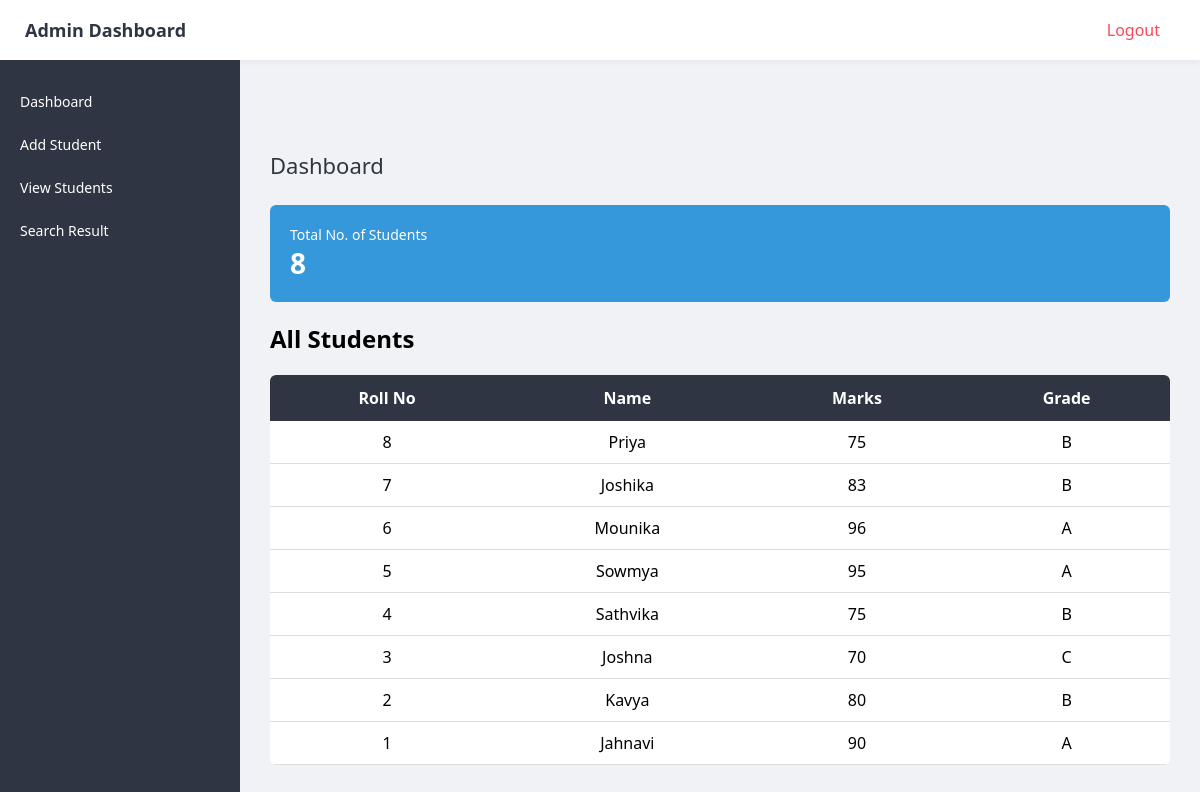
The page /dashboard (signed in) on the database its author committed.
### tables this page shows
CREATE TABLE students (
            id INTEGER PRIMARY KEY AUTOINCREMENT,
            roll_no TEXT UNIQUE NOT NULL,
            name TEXT NOT NULL,
            marks INTEGER NOT NULL,
            grade TEXT NOT NULL
        );

### app.py (the view)
@app.route("/dashboard")
@login_required
def dashboard():
    conn = get_db_connection()
    total_students = conn.execute("SELECT COUNT(*) FROM students").fetchone()[0]
    students = conn.execute("SELECT * FROM students ORDER BY id DESC LIMIT 10").fetchall()
    conn.close()
    return render_template("home.html", total_students=total_students, students=students)

### app.py (called while the page is built)
def get_db_connection():
    conn = sqlite3.connect("database.db")
    conn.row_factory = sqlite3.Row
    return conn

def login_required(f):
    @wraps(f)
    def decorated_function(*args, **kwargs):
        if not session.get("logged_in"):
            flash("Please login first!", "danger")
            return redirect(url_for("login"))
        return f(*args, **kwargs)
    return decorated_function

### templates/home.html
{% extends "base.html" %}
{% block content %}
<div class="dashboard-title">Dashboard</div>
<div class="card-container">
    <div class="stat-card blue">
        <div>
            <h4>Total No. of Students</h4>
            <span>{{ total_students }}</span>
        </div>
    </div>
</div>
<h2>All Students</h2>
<table>
    <tr>
        <th>Roll No</th>
        <th>Name</th>
        <th>Marks</th>
        <th>Grade</th>
    </tr>
    {% for student in students %}
    <tr>
        <td>{{ student['roll_no'] }}</td>
        <td>{{ student['name'] }}</td>
        <td>{{ student['marks'] }}</td>
        <td>{{ student['grade'] }}</td>
    </tr>
    {% endfor %}
</table>
{% endblock %}

### templates/base.html (shortened to what this page needs)
<!DOCTYPE html>
<html>
<head>
    <link rel="stylesheet" href="/style.css">
</head>
<body>
<div class="topbar">
    <h2>Admin Dashboard</h2>
    {% if session.get("logged_in") %}
        <a href="{{ url_for('logout') }}" class="logout">Logout</a>
    {% endif %}
</div>
<div class="sidebar">
    <a href="{{ url_for('dashboard') }}">Dashboard</a>
    <a href="{{ url_for('add_student') }}">Add Student</a>
    <a href="{{ url_for('view_students') }}">View Students</a>
    <a href="{{ url_for('search') }}">Search Result</a>
</div>
<div class="main-content">
    {% block content %}{% endblock %}
</div>
</body>
</html>

### rows shown on the page
students: roll_no "8", name "Priya", marks "75", grade "B"
students: roll_no "7", name "Joshika", marks "83", grade "B"
students: roll_no "6", name "Mounika", marks "96", grade "A"
students: roll_no "5", name "Sowmya", marks "95", grade "A"
students: roll_no "4", name "Sathvika", marks "75", grade "B"
students: roll_no "3", name "Joshna", marks "70", grade "C"
students: roll_no "2", name "Kavya", marks "80", grade "B"
students: roll_no "1", name "Jahnavi", marks "90", grade "A"

### other values the page prints
{{ total_students }} "8"
